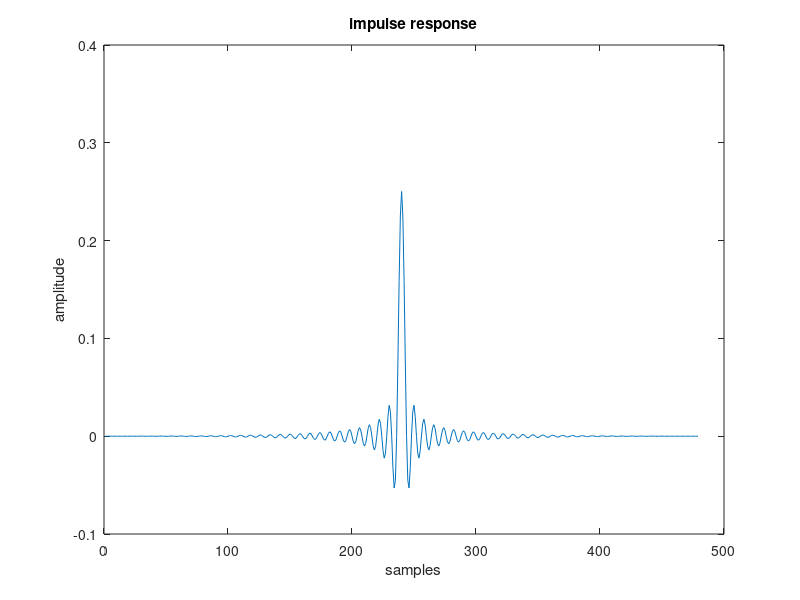
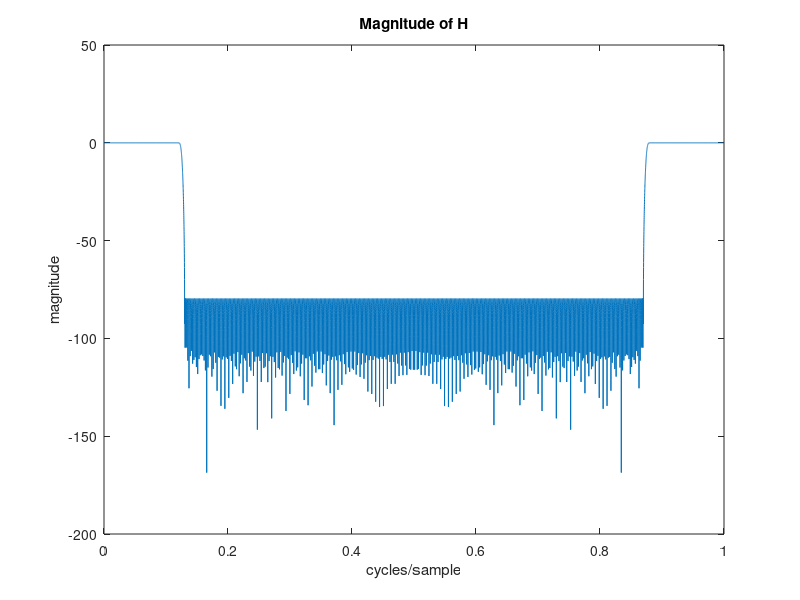
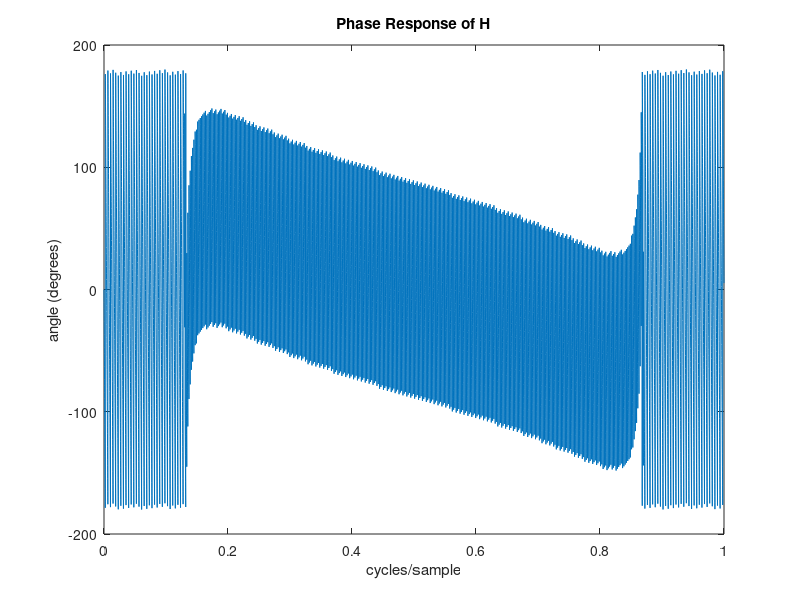

These figures' MATLAB source, in order:
clear all
clc
close all

% wp = .12
% ws = .13
% Ap = .001
% As = 80
load lowpass_filter.mat
fileID = fopen('lowpass_filter.bin', 'w');

% Write the data to the file in double format
fwrite(fileID, h, 'double');

plot(h);
xlabel('samples');
ylabel('amplitude');
title('impulse response');
saveas(gcf, "impulse_response.png");

N = 2^14;
n = (0:N-1)/N;
H = fft(h, N);

plot(n, 20*log10(abs(H)));
xlabel('cycles/sample');
ylabel('magnitude');
title('Magnitude of H');
saveas(gcf, "Magnitude_dB.png");

plot(n, rad2deg(angle(H)))
xlabel('cycles/sample');
ylabel('angle (degrees)');
title('Phase Response of H');
saveas(gcf, "Phase_response.png");
